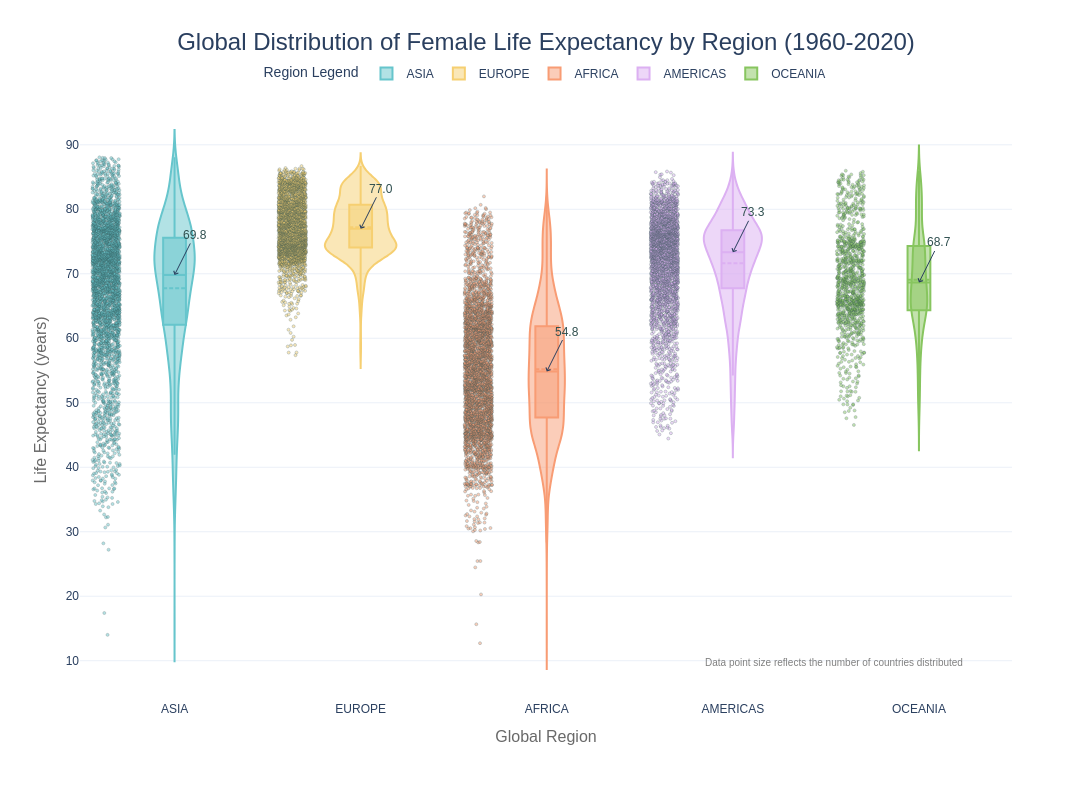

Source (notebook cell):
### Code cell
import pandas as pd
import plotly.express as px

# Create a violin-box plot combination with data distribution
fig = px.violin(
    df_data.dropna(subset=['life_expectancy_women']),
    x='region',
    y='life_expectancy_women',
    color='region',
    box=True,
    points="all",
    hover_data=['country_name', 'year'],
    title='Global Distribution of Female Life Expectancy by Region (1960-2020)',
    color_discrete_sequence=px.colors.qualitative.Pastel,
    labels={'life_expectancy_women': 'Life Expectancy (years)', 'region': 'Global Region'}
)

# Add statistical annotations
region_means = df_data.groupby('region')['life_expectancy_women'].median().reset_index()
for i, row in region_means.iterrows():
    fig.add_annotation(
        x=row['region'],
        y=row['life_expectancy_women'],
        text=f"{row['life_expectancy_women']:.1f}",
        showarrow=True,
        arrowhead=4,
        arrowsize=1,
        ax=20,
        ay=-40,
        font=dict(size=12, color='#2F4F4F')
    )

# Updated layout configuration (key fix)
fig.update_layout(
    height=800,
    width=1200,
    template='plotly_white',
    font_family="Arial",
    title_font_size=24,
    title_x=0.5,
    xaxis=dict(  # Fixed parentheses closure
        title='Global Region',
        title_font=dict(size=16, color='#696969')
    ),
    yaxis=dict(  # Fixed parentheses closure
        title='Life Expectancy (years)',
        title_font=dict(size=16, color='#696969')
    ),
    margin=dict(t=100, b=100),
    legend=dict(
        title='Region Legend',
        orientation="h",
        yanchor="bottom",
        y=1.02,
        xanchor="center",
        x=0.5
    ),
    hoverlabel=dict(
        bgcolor="white",
        font_size=12,
        font_family="Arial"
    )
)  # Completed closing parentheses

# Adjust the violin plot style
fig.update_traces(
    marker=dict(size=3, opacity=0.5, line=dict(width=0.5, color='DarkSlateGrey')),
    meanline_visible=True,
    scalemode='count'
)

# Add dynamic annotation
fig.add_annotation(
    text="Data point size reflects the number of countries distributed",
    xref="paper", yref="paper",
    x=0.95, y=0.05,
    showarrow=False,
    font=dict(size=10, color="gray")
)

fig.show()

### Figure 1 — Plotly figure (JSON) as saved in the notebook; plotly's stock layout.template omitted (floating-point values rounded to 4 significant figures; data arrays with more than 128 entries replaced by an {"elided": "..."} marker saying what was removed)
{"data": [{"alignmentgroup": "True", "box": {"visible": true}, "customdata": {"elided": "3116x2 mixed values"}, "hovertemplate": "Global Region=%{x}<br>Life Expectancy (years)=%{y}<br>country_name=%{customdata[0]}<br>year=%{customdata[1]}<extra></extra>", "legendgroup": "ASIA", "marker": {"color": "rgb(102, 197, 204)", "line": {"color": "DarkSlateGrey", "width": 0.5}, "opacity": 0.5, "size": 3}, "meanline": {"visible": true}, "name": "ASIA", "offsetgroup": "ASIA", "orientation": "v", "points": "all", "scalegroup": "True", "scalemode": "count", "showlegend": true, "type": "violin", "x": {"elided": "3116 str values"}, "x0": " ", "xaxis": "x", "y": {"elided": "3116 float values"}, "y0": " ", "yaxis": "y"}, {"alignmentgroup": "True", "box": {"visible": true}, "customdata": {"elided": "2651x2 mixed values"}, "hovertemplate": "Global Region=%{x}<br>Life Expectancy (years)=%{y}<br>country_name=%{customdata[0]}<br>year=%{customdata[1]}<extra></extra>", "legendgroup": "EUROPE", "marker": {"color": "rgb(246, 207, 113)", "line": {"color": "DarkSlateGrey", "width": 0.5}, "opacity": 0.5, "size": 3}, "meanline": {"visible": true}, "name": "EUROPE", "offsetgroup": "EUROPE", "orientation": "v", "points": "all", "scalegroup": "True", "scalemode": "count", "showlegend": true, "type": "violin", "x": {"elided": "2651 str values"}, "x0": " ", "xaxis": "x", "y": {"elided": "2651 float values"}, "y0": " ", "yaxis": "y"}, {"alignmentgroup": "True", "box": {"visible": true}, "customdata": {"elided": "3382x2 mixed values"}, "hovertemplate": "Global Region=%{x}<br>Life Expectancy (years)=%{y}<br>country_name=%{customdata[0]}<br>year=%{customdata[1]}<extra></extra>", "legendgroup": "AFRICA", "marker": {"color": "rgb(248, 156, 116)", "line": {"color": "DarkSlateGrey", "width": 0.5}, "opacity": 0.5, "size": 3}, "meanline": {"visible": true}, "name": "AFRICA", "offsetgroup": "AFRICA", "orientation": "v", "points": "all", "scalegroup": "True", "scalemode": "count", "showlegend": true, "type": "violin", "x": {"elided": "3382 str values"}, "x0": " ", "xaxis": "x", "y": {"elided": "3382 float values"}, "y0": " ", "yaxis": "y"}, {"alignmentgroup": "True", "box": {"visible": true}, "customdata": {"elided": "2813x2 mixed values"}, "hovertemplate": "Global Region=%{x}<br>Life Expectancy (years)=%{y}<br>country_name=%{customdata[0]}<br>year=%{customdata[1]}<extra></extra>", "legendgroup": "AMERICAS", "marker": {"color": "rgb(220, 176, 242)", "line": {"color": "DarkSlateGrey", "width": 0.5}, "opacity": 0.5, "size": 3}, "meanline": {"visible": true}, "name": "AMERICAS", "offsetgroup": "AMERICAS", "orientation": "v", "points": "all", "scalegroup": "True", "scalemode": "count", "showlegend": true, "type": "violin", "x": {"elided": "2813 str values"}, "x0": " ", "xaxis": "x", "y": {"elided": "2813 float values"}, "y0": " ", "yaxis": "y"}, {"alignmentgroup": "True", "box": {"visible": true}, "customdata": {"elided": "1012x2 mixed values"}, "hovertemplate": "Global Region=%{x}<br>Life Expectancy (years)=%{y}<br>country_name=%{customdata[0]}<br>year=%{customdata[1]}<extra></extra>", "legendgroup": "OCEANIA", "marker": {"color": "rgb(135, 197, 95)", "line": {"color": "DarkSlateGrey", "width": 0.5}, "opacity": 0.5, "size": 3}, "meanline": {"visible": true}, "name": "OCEANIA", "offsetgroup": "OCEANIA", "orientation": "v", "points": "all", "scalegroup": "True", "scalemode": "count", "showlegend": true, "type": "violin", "x": {"elided": "1012 str values"}, "x0": " ", "xaxis": "x", "y": {"elided": "1012 float values"}, "y0": " ", "yaxis": "y"}], "layout": {"annotations": [{"arrowhead": 4, "arrowsize": 1, "ax": 20, "ay": -40, "font": {"color": "#2F4F4F", "size": 12}, "showarrow": true, "text": "54.8", "x": "AFRICA", "y": 54.84}, {"arrowhead": 4, "arrowsize": 1, "ax": 20, "ay": -40, "font": {"color": "#2F4F4F", "size": 12}, "showarrow": true, "text": "73.3", "x": "AMERICAS", "y": 73.33}, {"arrowhead": 4, "arrowsize": 1, "ax": 20, "ay": -40, "font": {"color": "#2F4F4F", "size": 12}, "showarrow": true, "text": "69.8", "x": "ASIA", "y": 69.82}, {"arrowhead": 4, "arrowsize": 1, "ax": 20, "ay": -40, "font": {"color": "#2F4F4F", "size": 12}, "showarrow": true, "text": "77.0", "x": "EUROPE", "y": 76.98}, {"arrowhead": 4, "arrowsize": 1, "ax": 20, "ay": -40, "font": {"color": "#2F4F4F", "size": 12}, "showarrow": true, "text": "68.7", "x": "OCEANIA", "y": 68.65}, {"font": {"color": "gray", "size": 10}, "showarrow": false, "text": "Data point size reflects the number of countries distributed", "x": 0.95, "xref": "paper", "y": 0.05, "yref": "paper"}], "font": {"family": "Arial"}, "height": 800, "hoverlabel": {"bgcolor": "white", "font": {"family": "Arial", "size": 12}}, "legend": {"orientation": "h", "title": {"text": "Region Legend"}, "tracegroupgap": 0, "x": 0.5, "xanchor": "center", "y": 1.02, "yanchor": "bottom"}, "margin": {"b": 100, "t": 100}, "title": {"font": {"size": 24}, "text": "Global Distribution of Female Life Expectancy by Region (1960-2020)", "x": 0.5}, "violinmode": "overlay", "width": 1200, "xaxis": {"anchor": "y", "autorange": true, "categoryarray": ["ASIA", "EUROPE", "AFRICA", "AMERICAS", "OCEANIA"], "categoryorder": "array", "domain": [0, 1], "range": [-0.5072, 4.5], "title": {"font": {"color": "#696969", "size": 16}, "text": "Global Region"}, "type": "category"}, "yaxis": {"anchor": "x", "autorange": true, "domain": [0, 1], "range": [3.909, 96.95], "title": {"font": {"color": "#696969", "size": 16}, "text": "Life Expectancy (years)"}, "type": "linear"}}}
